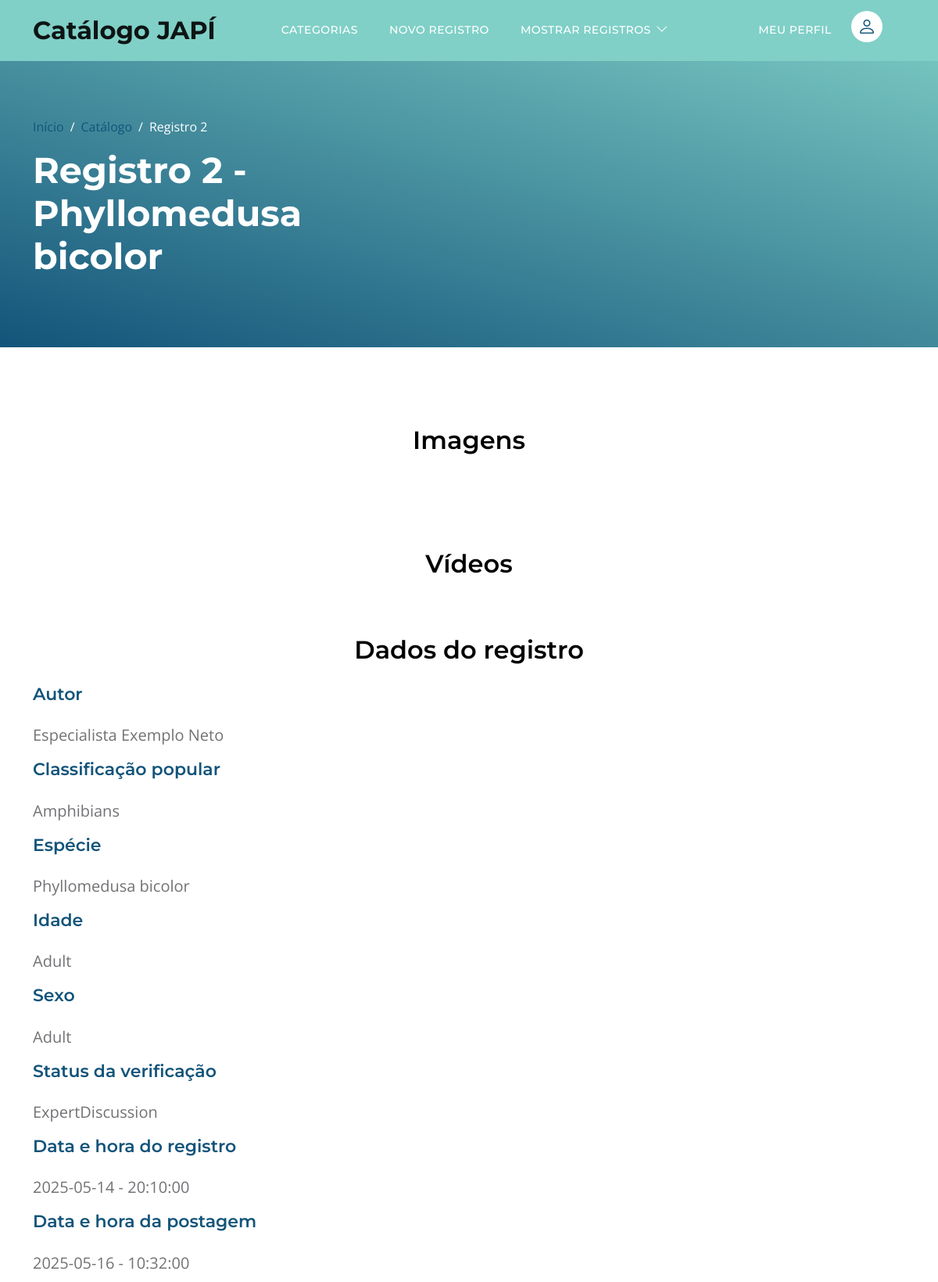
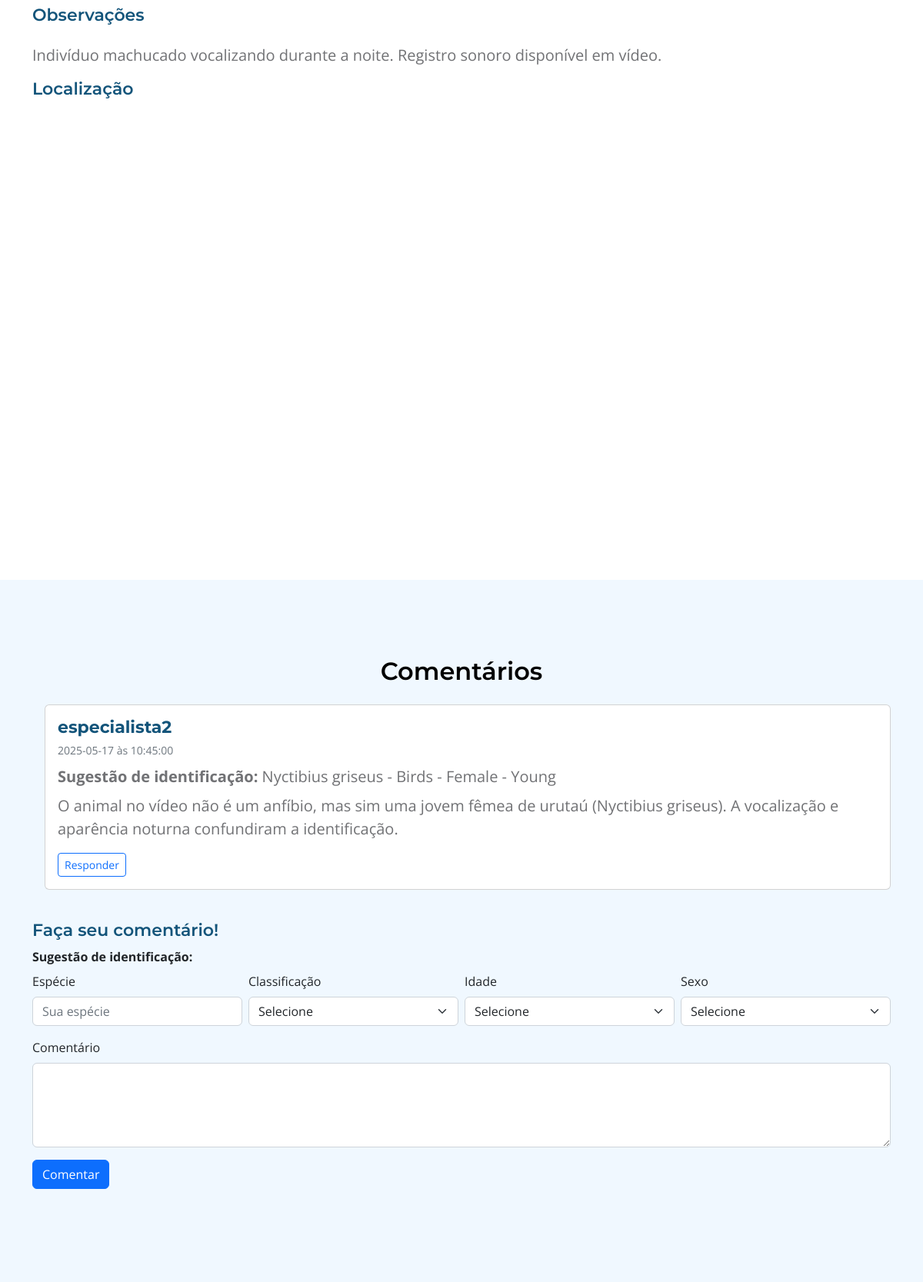
The app's page /pages/post.php?PostID=2 (upper part) with its own data (2 pictures, top to bottom).
### tables this page shows
CREATE TABLE Posts (
    PostID INT NOT NULL UNIQUE AUTO_INCREMENT, 
    UserID VARCHAR(30), 
    Classification ENUM('Mammals', 'Birds', 'Reptiles', 'Amphibians', 'Fish', 'Invertebrates', 'Angiosperms', 'Gymnosperms', 'Ferns', 'Lycophytes', 'Bryophytes', 'Algae', 'Undetermined') NOT NULL,  
    Species VARCHAR(100) NOT NULL,
    VerificationStatus ENUM('ExpertVerified', 'ExpertDiscussion', 'CommunityVerified', 'CommunityDiscussion', 'Unidentified') NOT NULL,  
    Sex ENUM('Male', 'Female', 'Undetermined') NOT NULL,  
    Age ENUM('Adult', 'Young', 'Cub', 'Undetermined') NOT NULL,  
    SensitiveContent BOOLEAN DEFAULT FALSE,  
    Notes TEXT, 
    RecordDate DATE NOT NULL,
    RecordTime TIME NOT NULL,
    Location TEXT NOT NULL,
    PublishDate DATE NOT NULL,
    PublishTime TIME NOT NULL,
    PRIMARY KEY (PostID),
    FOREIGN KEY (UserID) REFERENCES Users(UserID)
        ON DELETE SET NULL 
        ON UPDATE CASCADE  
);

CREATE TABLE Users (
    UserID VARCHAR(30) NOT NULL UNIQUE, 
    Name VARCHAR(120) NOT NULL,
    ProfilePhoto VARCHAR(100) DEFAULT 'default.png' NOT NULL,
    Email VARCHAR(255) NOT NULL UNIQUE,
    Password VARCHAR(255) NOT NULL, 
    PRIMARY KEY (UserID)
);

CREATE TABLE Comments (
    CommentID INT NOT NULL UNIQUE AUTO_INCREMENT,
    UserID VARCHAR(30), 
    PostID INT NOT NULL,
    Species VARCHAR(100),
    Classification ENUM('Mammals', 'Birds', 'Reptiles', 'Amphibians', 'Fish', 'Invertebrates', 'Angiosperms', 'Gymnosperms', 'Ferns', 'Lycophytes', 'Bryophytes', 'Algae', 'Undetermined'),    
    Sex ENUM('Male', 'Female', 'Undetermined'),  
    Age ENUM('Adult', 'Young', 'Cub', 'Undetermined'),  
    Notes TEXT,
    CommentDate DATE NOT NULL,
    CommentTime TIME NOT NULL,
    ParentCommentID INT DEFAULT NULL,
    PRIMARY KEY (CommentID),
    FOREIGN KEY (PostID) REFERENCES Posts(PostID)
        ON DELETE CASCADE,
    FOREIGN KEY (ParentCommentID) REFERENCES Comments(CommentID)
        ON DELETE CASCADE,
    FOREIGN KEY (UserID) REFERENCES Users(UserID)
        ON DELETE SET NULL  
        ON UPDATE CASCADE  
);

### pages/post.php (the view, shortened to what this page needs)
<?php
include "../assets/php/db.php";
$PostID = $_GET["PostID"];
$tabela = mysqli_query($connection, "SELECT * FROM posts WHERE PostID='$PostID'");
$linha = mysqli_fetch_array($tabela);
?>
<!DOCTYPE html>
<html lang="pt-br">
<head>
    <link rel="stylesheet" href="https://unpkg.com/leaflet@1.9.4/dist/leaflet.css"
 />
    <link href="../assets/css/template/bootstrap.min.css" rel="stylesheet">
    <link href="../assets/css/template/bootstrap-icons.css" rel="stylesheet">
    <link href="../assets/css/template/templatemo-topic-listing.css" rel="stylesheet">
</head>
<body>
    <main>
        <nav class="navbar navbar-expand-lg" style="background-color: #80d0c7;">
            <div class="container">
                <a class="navbar-brand" href="../">
                    <span>Catálogo JAPÍ</span>
                </a>
                <div class="collapse navbar-collapse" id="navbarNav">
                    <ul class="navbar-nav ms-lg-5 me-lg-auto">
                        <li class="nav-item">
                            <a class="nav-link click-scroll" href="./categories.php">categorias</a>
                        </li>
                        <li class="nav-item">
                            <a class="nav-link click-scroll" href="./submit.php">novo registro</a>
                        </li>
                        <li class="nav-item dropdown">
                            <a class="nav-link dropdown-toggle" href="#" id="navbarLightDropdownMenuLink" role="button" data-bs-toggle="dropdown" aria-expanded="false">Mostrar Registros</a>
                        </li>
                    </ul>
                    <ul class="navbar-nav ms-lg-5 me-lg-auto">
                        <li class="nav-item">
                            <div class="d-none d-lg-block">
                                <a class="nav-link click-scroll" href="#">MEU PERFIL</a>
                                <a href="#" class="navbar-icon bi-person smoothscroll"></a>
                            </div>
                        </li>
                    </ul>
                </div>
            </div>
        </nav>
        <header class="site-header d-flex flex-column justify-content-center align-items-center">
            <div class="container">
                <div class="row align-items-center">
                    <div class="col-lg-5 col-12">
                        <nav aria-label="breadcrumb">
                            <ol class="breadcrumb">
                                <li class="breadcrumb-item"><a href="../">Início</a></li>
                                <li class="breadcrumb-item"><a href="../assets/php/filters.php">Catálogo</a></li>
                                <li class="breadcrumb-item active" aria-current="page">Registro <?php echo $PostID; ?></li>
                            </ol>
                        </nav>
                        <h2 class="text-white">Registro <?php echo $PostID . " - " . $linha["Species"]; ?></h2>
                    </div>
                </div>
            </div>
        </header>
        <section class="section-padding">
            <div class="container">
                <div class="row">
                    <div class="col-lg-12 col-12 text-center">
                        <h3 class="mb-4">Imagens</h3>
                    </div>
                    <?php
                    $tabelaimagem = mysqli_query($connection, "SELECT ImageName FROM photos WHERE PostID=$PostID");
                    while ($imagem = mysqli_fetch_array($tabelaimagem)) {
                        $imagemname = "../assets/media/photos/" . $imagem['ImageName'];
                        echo "
                        <div class='col-md-4 mb-4'>
                            <div class='d-flex align-items-center gap-1'>
                                <div class='custom-block bg-white shadow-lg p-0 overflow-hidden'>
                                    <img src='$imagemname' class='img-fill' alt='' style='max-width: 400px;'>
                                </div>
                            </div>
                        </div>";
                    }
                    ?>
                    <div class="col-lg-12 col-12 text-center">
                        <br><br>
                        <h3 class="mb-4">Vídeos</h3>
                    </div>
                    <div class="col-lg-12 col-12 text-center">
                        <br><br>
                        <h3 class="mb-4">Dados do registro</h3>
                    </div>
                    <div class="col-lg-12 col-12 text-left">
                        <h6 class="mb-4">Autor</h6>
                        <p><?php
                            $UserID = $linha["UserID"];
                            $tabelaautor = mysqli_query($connection, "SELECT * FROM users WHERE UserID='$UserID'");
                            echo mysqli_fetch_array($tabelaautor)["Name"];
                            ?></p>
                        <h6 class="mb-4">Classificação popular</h6>
                        <p><?php echo $linha["Classification"]; ?></p>
                        <h6 class="mb-4">Espécie</h6>
                        <p><?php echo $linha["Species"]; ?></p>
                        <h6 class="mb-4">Idade</h6>
                        <p><?php echo $linha["Age"]; ?></p>
                        <h6 class="mb-4">Sexo</h6>
                        <p><?php echo $linha["Age"]; ?></p>
                        <h6 class="mb-4">Status da verificação</h6>
                        <p><?php echo $linha["VerificationStatus"]; ?></p>
                        <h6 class="mb-4">Data e hora do registro</h6>
                        <p><?php echo $linha["RecordDate"] . " - " . $linha["RecordTime"]; ?></p>
                        <h6 class="mb-4">Data e hora da postagem</h6>
                        <p><?php echo $linha["PublishDate"] . " - " . $linha["PublishTime"]; ?></p>
                        <h6 class="mb-4">Observações</h6>
                        <p><?php echo $linha["Notes"]; ?></p>
                        <h6 class="mb-4">Localização</h6>
                    </div>
                    <div class="col-lg-12 col-12">
                        <div class="form-floating">
                            <div class="map-wrapper">
                                <div id="map"></div><?php $Location = $linha["Location"]; ?>
                            </div>
                        </div>
                    </div>
                </div>
            </div>
        </section>
        <section class="section-padding section-bg">
            <div class="container">
                <div class="row">
                    <div class="col-lg-12 col-12">
                        <h3 class="mb-4 text-center">Comentários</h3>
                    </div>
                    <div class='col-lg-12 col-12'>
                        <?php
                        function exibirComentario($linha, $conexao)
                        {
                            $commentID = $linha["CommentID"];
                            echo "<div class='card mb-3 ms-3'>";
                            echo "<div class='card-body'>";
                            echo "<h6 class='card-title mb-1'><strong>" . $linha["UserID"] . "</strong></h6>";
                            echo "<small class='text-muted'>" . $linha["CommentDate"] . " às " . $linha["CommentTime"] . "</small><br>";
                            echo "<p class='mb-2 mt-2'><strong>Sugestão de identificação:</strong> " . $linha["Species"] . " - " . $linha["Classification"] . " - " . $linha["Sex"] . " - " . $linha["Age"] . "</p>";
                            echo "<p class='card-text'>" . nl2br($linha["Notes"]) . "</p>";
                            echo "<button class='btn btn-sm btn-outline-primary' type='button' onclick=\"toggleForm('form_$commentID')\">Responder</button>";
                            echo "</div></div>";
                        }
                        $tabelacomentarios = mysqli_query($connection, "SELECT * FROM comments WHERE PostID=$PostID AND ParentCommentID IS NULL");
                        while ($linha = mysqli_fetch_array($tabelacomentarios)) {
                            exibirComentario($linha, $connection);
                        }
                        ?>
                    </div>
                    <form method="post" action="./postacomentario.php" class="mb-4">
                        <br><h6>Faça seu comentário!</h6>
                        <div class="mb-3">
                            <label class="form-label fw-bold">Sugestão de identificação:</label>
                            <div class="row g-2">
                                <div class="col-md-3">
                                    <label for="Species" class="form-label">Espécie</label>
                                    <input type="text" class="form-control" name="Species" id="Species" placeholder="Sua espécie">
                                </div>
                                <div class="col-md-3">
                                    <label for="Classification" class="form-label">Classificação</label>
                                    <select name="Classification" id="Classification" class="form-select">
                                        <option value="" disabled selected>Selecione</option>
                                    </select>
                                </div>
                                <div class="col-md-3">
                                    <label for="Age" class="form-label">Idade</label>
                                    <select name="Age" id="Age" class="form-select">
                                        <option value="" disabled selected>Selecione</option>
                                    </select>
                                </div>
                                <div class="col-md-3">
                                    <label for="Sex" class="form-label">Sexo</label>
                                    <select name="Sex" id="Sex" class="form-select">
                                        <option value="" disabled selected>Selecione</option>
                                    </select>
                                </div>
                            </div>
                        </div>
                        <div class="mb-3">
                            <label for="Notes" class="form-label">Comentário</label>
                            <textarea name="Notes" id="Notes" rows="4" class="form-control" required></textarea>
                        </div>
                        <button type="submit" class="btn btn-primary">Comentar</button>
                    </form>
                </div>
            </div>
        </section>
    </main>
</body>
</html>

### assets/css/template/templatemo-topic-listing.css (style rules this page uses)
:root { --white-color: #ffffff; --primary-color: #13547a; --secondary-color: #80d0c7; --section-bg-color: #f0f8ff; --custom-btn-bg-color: #80d0c7; --custom-btn-bg-hover-color: #13547a; --dark-color: #000000; --p-color: #717275; --border-color: #7fffd4; --link-hover-color: #13547a; --body-font-family: 'Open Sans', sans-serif; --title-font-family: 'Montserrat', sans-serif; --h1-font-size: 58px; --h2-font-size: 46px; --h3-font-size: 32px; --h4-font-size: 28px; --h5-font-size: 24px; --h6-font-size: 22px; --p-font-size: 20px; --menu-font-size: 14px; --btn-font-size: 18px; --copyright-font-size: 16px; --border-radius-large: 100px; --border-radius-medium: 20px; --border-radius-small: 10px; --font-weight-normal: 400; --font-weight-medium: 500; --font-weight-semibold: 600; --font-weight-bold: 700; }
body { background-color: var(--white-color); font-family: var(--body-font-family); }
h2, h3, h4, h5, h6 { color: var(--dark-color); }
h1, h2, h3, h4, h5, h6 { font-family: var(--title-font-family); font-weight: var(--font-weight-semibold); }
h2 { font-size: var(--h2-font-size); font-weight: var(--font-weight-bold); }
h3 { font-size: var(--h3-font-size); }
h6 { color: var(--primary-color); font-size: var(--h6-font-size); }
p { color: var(--p-color); font-size: var(--p-font-size); font-weight: var(--font-weight-normal); }
ul li { color: var(--p-color); font-size: var(--p-font-size); font-weight: var(--font-weight-normal); }
a, button { touch-action: manipulation; transition: all 0.3s; }
a { display: inline-block; color: var(--primary-color); text-decoration: none; }
b, strong { font-weight: var(--font-weight-bold); }
.section-padding { padding-top: 100px; padding-bottom: 100px; }
.section-bg { background-color: var(--section-bg-color); }
.site-header { background-image: linear-gradient(15deg, #13547a 0%, #80d0c7 100%); padding-top: 150px; padding-bottom: 80px; }
.site-header .container { height: 100%; }
.breadcrumb-item+.breadcrumb-item::before, .breadcrumb-item a:hover, .breadcrumb-item.active { color: var(--white-color); }
.navbar { background: transparent; border-bottom: 1px solid rgba(128, 208, 199, 0.35); z-index: 9; }
.navbar-brand, .navbar-brand:hover { font-size: var(--h3-font-size); font-weight: var(--font-weight-bold); display: block; }
.navbar-brand span { font-family: var(--title-font-family); }
.navbar-expand-lg .navbar-nav .nav-link { border-radius: var(--border-radius-large); margin: 10px; padding: 10px; }
.navbar-nav .nav-link { display: inline-block; color: var(--white-color); font-family: var(--title-font-family); font-size: var(--menu-font-size); font-weight: var(--font-weight-medium); text-transform: uppercase; letter-spacing: 0.5px; position: relative; padding-top: 15px; padding-bottom: 15px; }
.navbar .dropdown-toggle::after { content: "\f282"; display: inline-block; font-family: bootstrap-icons !important; font-size: var(--copyright-font-size); font-style: normal; font-weight: normal !important; font-variant: normal; text-transform: none; line-height: 1; vertical-align: -.125em; -webkit-font-smoothing: antialiased; -moz-osx-font-smoothing: grayscale; position: relative; left: 2px; border: 0; }
.navbar-icon { background: var(--white-color); border-radius: var(--border-radius-large); display: inline-block; font-size: var(--h5-font-size); width: 40px; height: 40px; line-height: 40px; text-align: center; transition: all 0.3s ease; }

### pages/post.php (style rules this page uses)
.map-wrapper { width: 100%; height: 500px; position: relative; }
#map { width: 100%; height: 100%; position: relative; z-index: 1; border-radius: 10px; }

### records on screen
posts: Species "Phyllomedusa bicolor", Classification "Amphibians", Age "Adult", VerificationStatus "ExpertDiscussion", RecordDate "2025-05-14", RecordTime "20:10:00", PublishDate "2025-05-16", PublishTime "10:32:00", Notes "Indivíduo machucado vocalizando durante a noite. Registro sonoro disponível em vídeo."
users: Name "Especialista Exemplo Neto"
comments: UserID "especialista2", CommentDate "2025-05-17", CommentTime "10:45:00", Species "Nyctibius griseus", Classification "Birds", Sex "Female", Age "Young", Notes "O animal no vídeo não é um anfíbio, mas sim uma jovem fêmea de urutaú (Nyctibius griseus). A vocalização e aparência noturna confundiram a identificação."

### other values on screen
$PostID "2"
